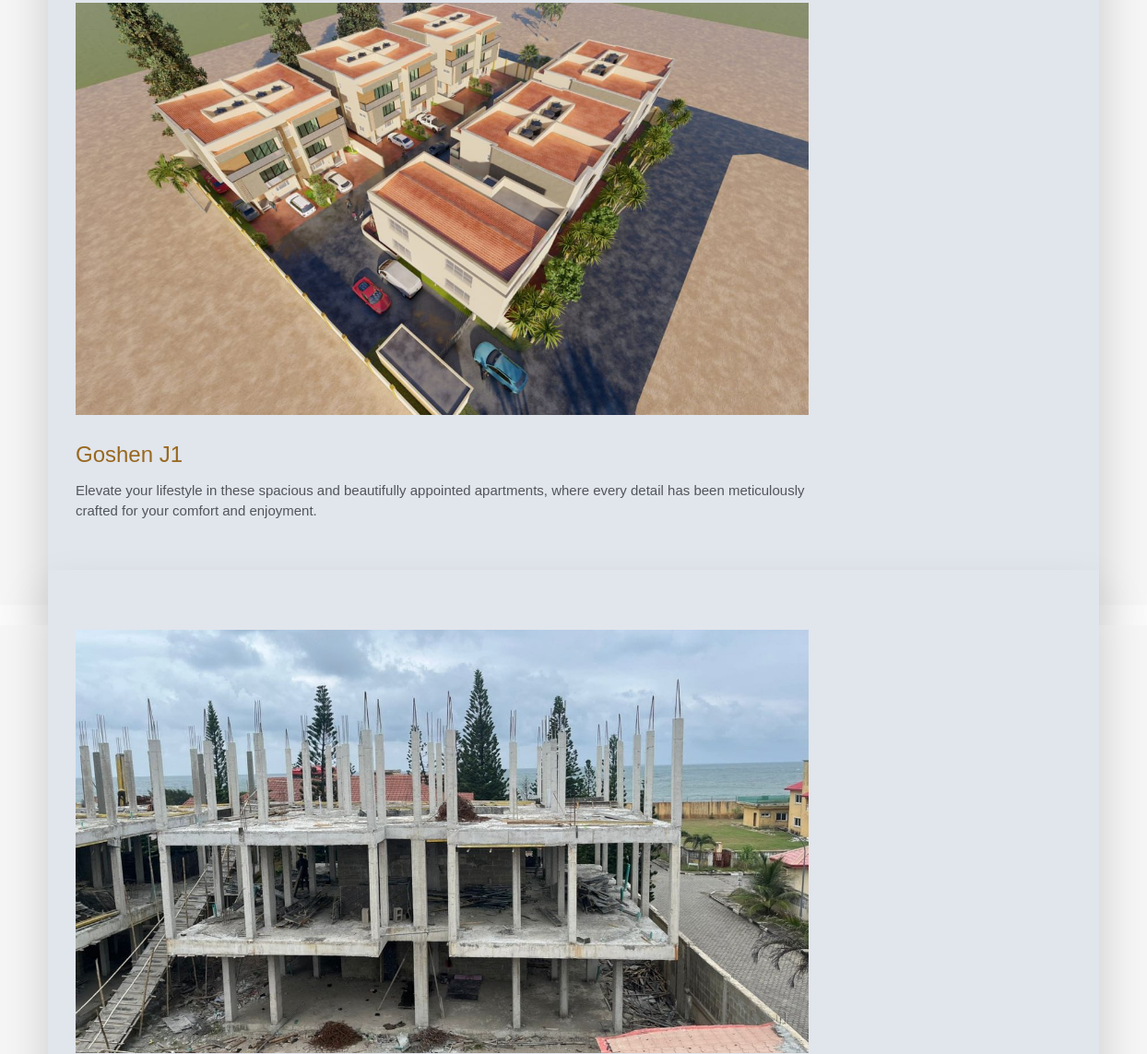
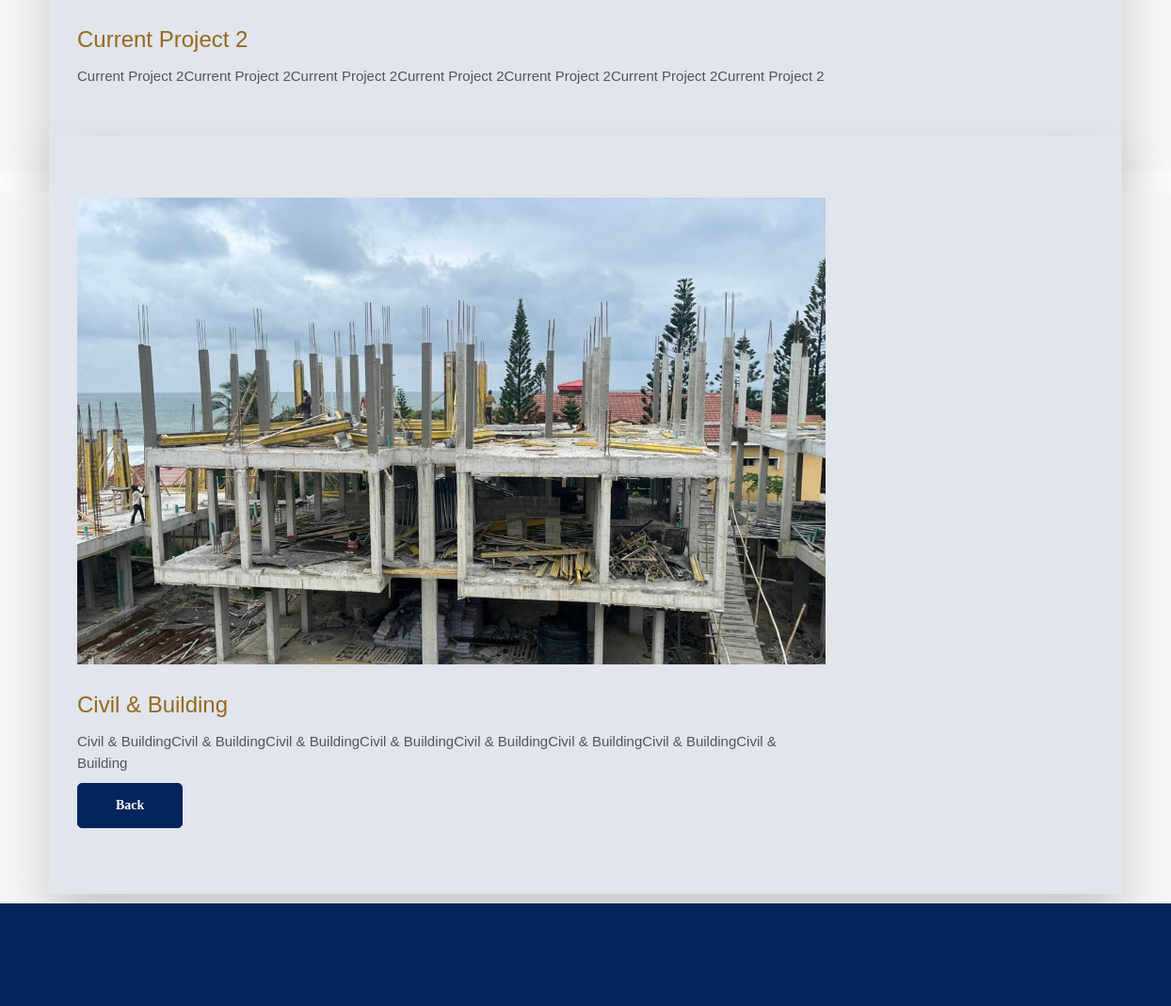
/sub_picture/6/ (middle part), run on an earlier commit of the app's database (2 pictures, top to bottom).
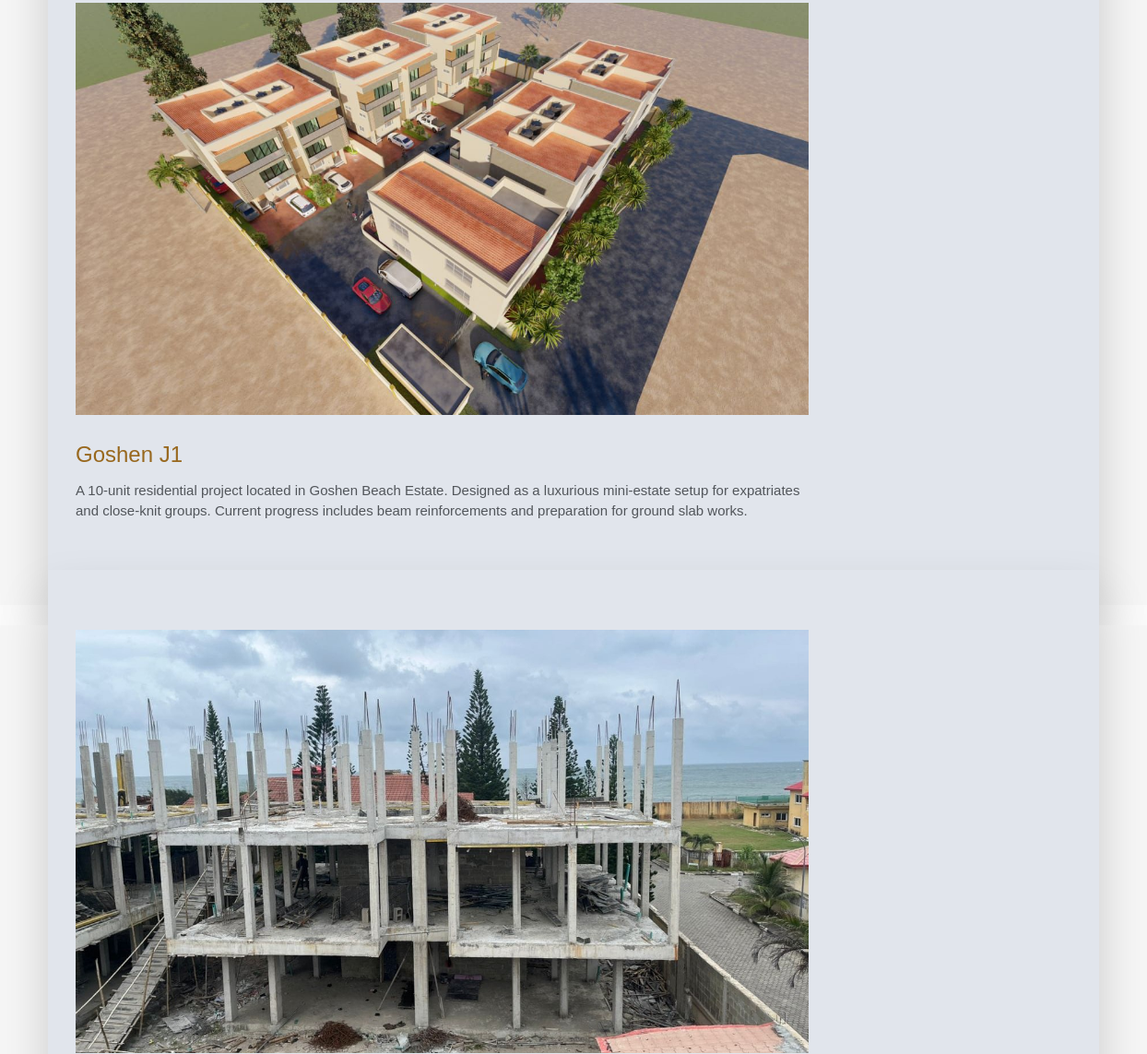
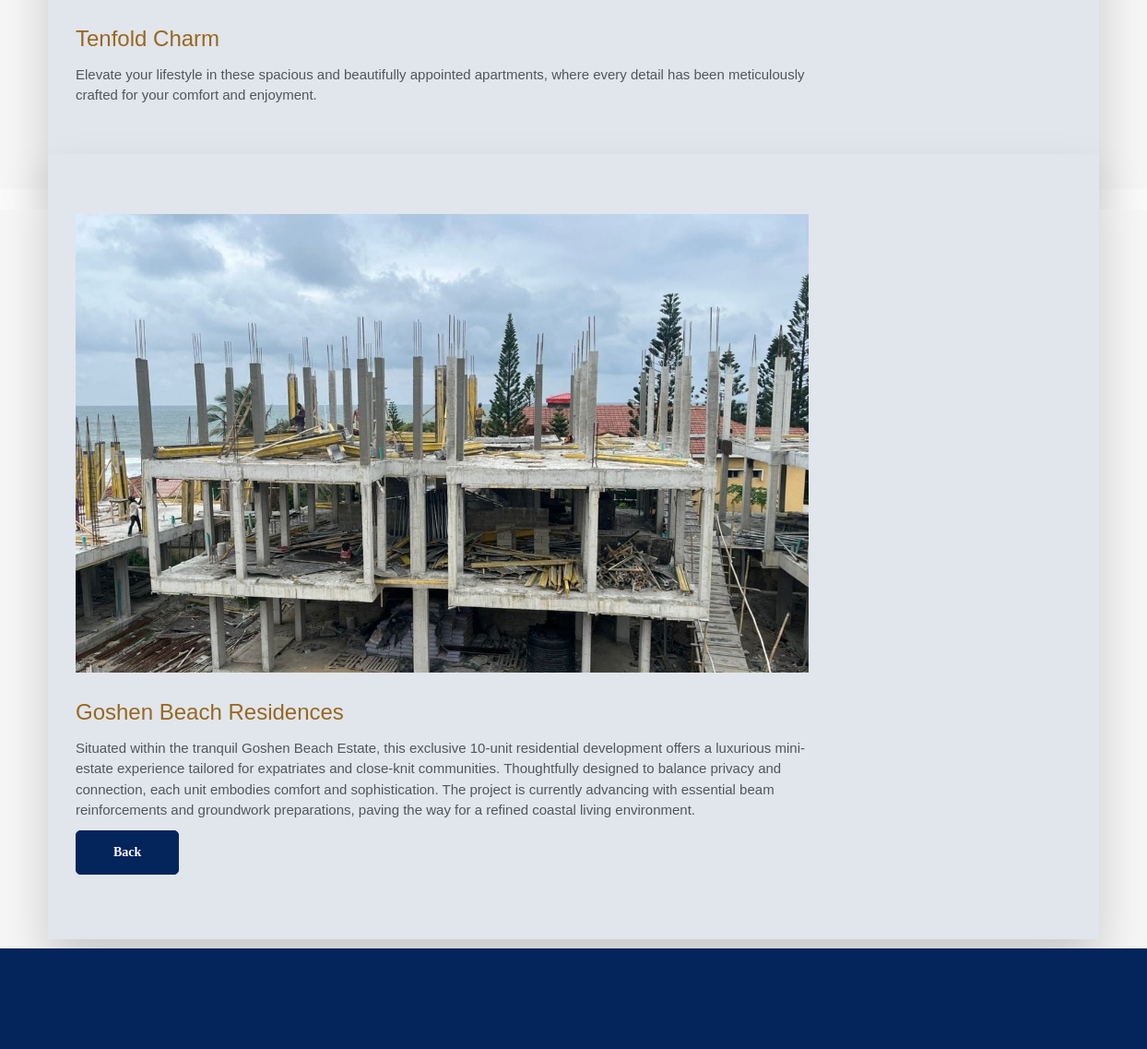
And on a later commit of the database (2 pictures, top to bottom).
### deus_magnus/models.py (models this page shows, shortened)
class SubPicture_1(models.Model):
    sub_title_1 = models.CharField(max_length=200, blank=True, null=True)
    sub_description_1 = models.TextField()
    sub_slug_1 = models.SlugField (max_length=255,blank=True, null=True)
    sub_image_1 = models.ImageField(upload_to='images_sub/')
    sub_title_2 = models.CharField(max_length=200, blank=True, null=True)
    sub_description_2 = models.TextField()
    sub_image_2 = models.ImageField(upload_to='images_sub2/')
    sub_title_3 = models.CharField(max_length=200, blank=True, null=True)
    sub_description_3 = models.TextField()
    sub_image_3 = models.ImageField(upload_to='images_sub3/')
    sub_publish_date_1 = models.DateTimeField (auto_now_add= True)
    sub_author_1 = models.ForeignKey(User, on_delete=models.CASCADE)
    class Meta:
        ordering =['-sub_publish_date_1']

### deus_magnus/views.py (the view, shortened to what this page needs)
# urls.py: path('sub_picture/<int:pk>/', SubPictureDetailView.as_view(), name="sub_detail"),
class SubPictureDetailView(DetailView):
    model = SubPicture_1
    template_name = 'deus_magnus/sub_picture_detail.html'
    context_object_name = 'sub_picture'

### templates/deus_magnus/sub_picture_detail.html (shortened to what this page needs)
{% extends "base.html" %}
{% load static %}
{% block content %}
<section class="section gb nopadtop">
    <div class="container">
        <div class="boxed">
            <div class="row">
                <div class="col-md-9">
                    <div class="content blog-list">
                        <div class="blog-wrapper clearfix">
                            <div class="blog-media">
                                {% if sub_picture.sub_image_1 %}
                                <img src="{{ sub_picture.sub_image_1.url }}" alt="" class="img-responsive">
                                {% endif  %}
                            </div>
                            <div class="blog-desc-big">
                                <h3 style="color: #98681e;">{{ sub_picture.sub_title_1 }}</h3>
                                <p>{{ sub_picture.sub_description_1 }}</p>
                            </div>
                        </div>
                    </div>
                </div>
            </div>
        </div>
    </div>
</section><br>
<section class="section gb nopadtop">
    <div class="container">
        <div class="boxed">
            <div class="row">
                <div class="col-md-9">
                    <div class="content blog-list">
                        <div class="blog-wrapper clearfix">
                            <div class="blog-media">
                             {% if sub_picture.sub_image_2 %}
                                <img src="{{ sub_picture.sub_image_2.url }}" alt="" class="img-responsive">
                            {% endif %}
                            </div>
                            <div class="blog-desc-big">
                                <h3 style="color: #98681e;">{{ sub_picture.sub_title_2 }}</h3>
                                <p>{{ sub_picture.sub_description_2 }}</p>
                            </div>
                        </div>
                    </div>
                </div>
            </div>
        </div>
    </div>
</section><br>
<section class="section gb nopadtop">
    <div class="container">
        <div class="boxed">
            <div class="row">
                <div class="col-md-9">
                    <div class="content blog-list">
                        <div class="blog-wrapper clearfix">
                            <div class="blog-media">
                                {% if sub_picture.sub_image_3 %}
                                <img src="{{ sub_picture.sub_image_3.url }}" alt="" class="img-responsive">
                                {% endif  %}
                            </div>
                            <div class="blog-desc-big">
                                <h3 style="color: #98681e;">{{ sub_picture.sub_title_3 }}</h3>
                                <p>{{ sub_picture.sub_description_3 }}</p>
                            </div>
                        </div>
                    <div class="btn-wrapper">
                        <a href=""onclick="history.back(); return false;" class="btn btn-primary"style="border-radius: 5px;font-family: Georgia;"> Back</a>
                    </div>
                    </div>
                </div>
            </div>
        </div>
    </div>
</section>
{% endblock %}

### templates/base.html (shortened to what this page needs)
{% load static %}
<head>
    <link href="{% static 'vendor/bootstrap/css/bootstrap.min.css' %}" rel="stylesheet">
	<link rel="stylesheet" href="{% static 'css/bootstrap.min.css' %}">
    <link rel="stylesheet" href="{% static 'css/font-awesome.min.css' %}">
    <link rel="stylesheet" href="{% static 'css/carousel.css' %}">
    <link rel="stylesheet" href="{% static 'css/animate.css' %}">
    <link rel="stylesheet" href="{% static 'css/style.css' %}">
</head>
<body>
    <div id="wrapper">
        {% block content %}
        {% endblock  %}
<footer class="section footer noover">
</footer>
</div>
</body>
</html>

### static/css/style.css (style rules this page uses)
body { background-color: #f9f9f9ab; line-height: 1.5; font-size: 15px; color: #52565b; font-family: "Heebo", sans-serif; position: static; font-weight: 400; }
body, p, li, a { font-family:'Nunito',sans-serif; }
.course-details h4 a, .readmore, .testimonial strong, h1, h2, h3, h4, h5, h6 { color: #04245c; }
h1, h2, h3, h4, h5, h6 { line-height: 1.5; font-family:sans-serif; }
.cop-logo img, a { color: #04245c; text-decoration: none !important; -webkit-transition: all ease 0.3s; -moz-transition: all ease 0.3s; transition: all ease 0.3s; }
.boxed { box-shadow: 0 30px 50px 0 rgba(1, 1, 1, 0.18); padding: 4rem 4rem 1rem; background-color: #e1e5ec; margin-top: -60px; padding-left: 30px; }
.section { background-color: #ffffff; padding: 1rem 0; position: relative; display: block; padding-top: 28px; }
.section.gb { background-color: #f6f6f6; }
.nopadtop { padding-top: 0 !important; }
.blog-list { padding-bottom: 30px; margin-bottom: 30px; }
.blog-media img { width: 100%; }
.blog-media { display: block; margin: 25px 0; }
.section.footer { padding: 12rem 0; background-color:#04245c; }
.btn { border-radius: 0; font-size: 14px; border: 1px solid #fff; font-weight: bold; color: #ffffff !important; padding: 13px 40px; text-transform: capitalize; }
.cb, .box .event-desc small, .pagination a, .pagination>.active>a, .pagination>.active>a:focus, .pagination>.active>a:hover, .pagination>.active>span, .pagination>.active>span:focus, .pagination>.active>span:hover, .tags-widget a, .owl-theme-01 .owl-nav [class*="owl-"]:hover, .yamm .dropdown-menu li:hover .menu-button, .yamm .dropdown-menu li .menu-button, mark, .bgcolor1, .image-wrap:before, .image-wrap:after, .btn-primary { border-color: #04245c; background-color: #04245c; box-shadow: inset 0 0 0 0 #98681e; -webkit-transition: all ease 0.5s; -moz-transition: all ease 0.5s; transition: all ease 0.5s; }

What changed in the data, as far as the page shows it:
changed SubPicture_1 "Goshen J1": sub_description_1 "Elevate your lifestyle in these spacious and beautifully appointed apartments, where every detail has been meticulously crafted for your comfort and enjoyment." → "A 10-unit residential project located in Goshen Beach Estate. Designed as a luxurious mini-estate setup for expatriates and close-knit groups. Current progress includes beam reinforcements and preparation for ground slab works."; sub_title_2 "Current Project 2" → "Tenfold Charm"; sub_description_2 "Current Project 2Current Project 2Current Project 2Current Project 2Current Project 2Current Project 2Current Project 2" → "Elevate your lifestyle in these spacious and beautifully appointed apartments, where every detail has been meticulously crafted for your comfort and enjoyment."; sub_title_3 "Civil & Building" → "Goshen Beach Residences"; sub_description_3 "Civil & BuildingCivil & BuildingCivil & BuildingCivil & BuildingCivil & BuildingCivil & BuildingCivil & BuildingCivil & Building" → "Situated within the tranquil Goshen Beach Estate, this exclusive 10-unit residential development offers a luxurious mini-estate experience tailored for expatriates and close-knit communities. Thoughtfully designed to balance privacy and connection, each unit embodies comfort and sophistication. The project is currently advancing with essential beam reinforcements and groundwork preparations, paving the way for a refined coastal living environment."
